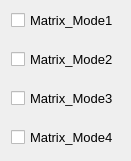
  <widget class="QWidget" name="verticalLayoutWidget_2">
   <property name="geometry">
    <rect>
     <x>600</x>
     <y>171</y>
     <width>131</width>
     <height>161</height>
    </rect>
   </property>
   <property name="font">
    <font>
     <family>Arial</family>
     <pointsize>9</pointsize>
    </font>
   </property>
   <layout class="QVBoxLayout" name="verticalLayout_2" stretch="1,1,1,1">
    <property name="spacing">
     <number>10</number>
    </property>
    <property name="topMargin">
     <number>2</number>
    </property>
    <property name="bottomMargin">
     <number>2</number>
    </property>
    <item>
     <widget class="QCheckBox" name="checkBox_Matrix_Mode1">
      <property name="font">
       <font>
        <family>Arial</family>
        <pointsize>10</pointsize>
        <weight>50</weight>
        <italic>false</italic>
        <bold>false</bold>
       </font>
      </property>
      <property name="styleSheet">
       <string notr="true">font: 10pt &quot;Arial&quot;;</string>
      </property>
      <property name="text">
       <string>Matrix_Mode1</string>
      </property>
     </widget>
    </item>
    <item>
     <widget class="QCheckBox" name="checkBox_Matrix_Mode2">
      <property name="font">
       <font>
        <family>Arial</family>
        <pointsize>10</pointsize>
        <weight>50</weight>
        <italic>false</italic>
        <bold>false</bold>
       </font>
      </property>
      <property name="styleSheet">
       <string notr="true">font: 10pt &quot;Arial&quot;;</string>
      </property>
      <property name="text">
       <string>Matrix_Mode2</string>
      </property>
     </widget>
    </item>
    <item>
     <widget class="QCheckBox" name="checkBox_Matrix_Mode3">
      <property name="font">
       <font>
        <family>Arial</family>
        <pointsize>10</pointsize>
        <weight>50</weight>
        <italic>false</italic>
        <bold>false</bold>
       </font>
      </property>
      <property name="styleSheet">
       <string notr="true">font: 10pt &quot;Arial&quot;;</string>
      </property>
      <property name="text">
       <string>Matrix_Mode3</string>
      </property>
     </widget>
    </item>
    <item>
     <widget class="QCheckBox" name="checkBox_Matrix_Mode4">
      <property name="font">
       <font>
        <family>Arial</family>
        <pointsize>10</pointsize>
        <weight>50</weight>
        <italic>false</italic>
        <bold>false</bold>
       </font>
      </property>
      <property name="styleSheet">
       <string notr="true">font: 10pt &quot;Arial&quot;;</string>
      </property>
      <property name="text">
       <string>Matrix_Mode4</string>
      </property>
     </widget>
    </item>
   </layout>
  </widget>
